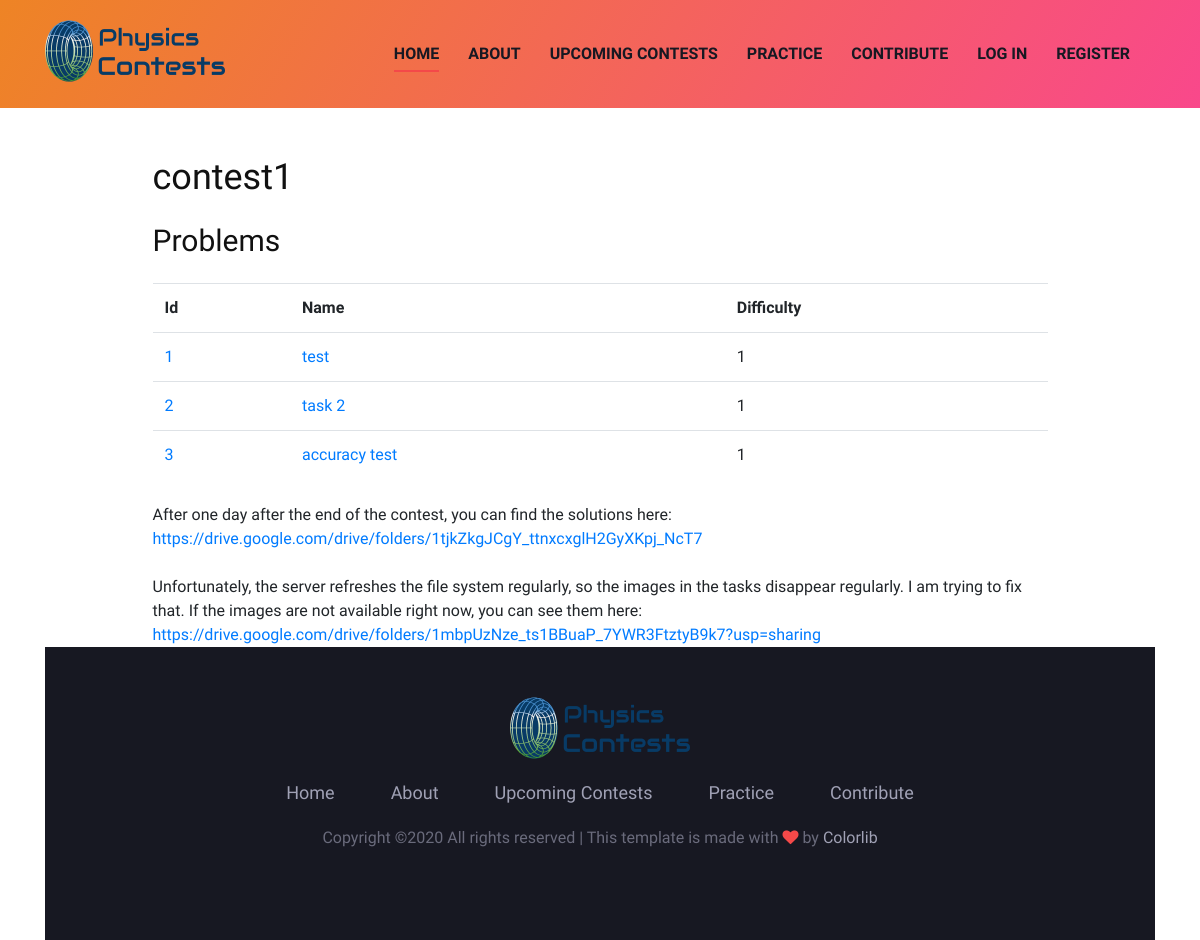
Page /contests/5 on the committed database.
### physicscontests/models.py (models this page shows, shortened)
class Contest(db.Model):
	id = db.Column(db.Integer,primary_key=True)
	name = db.Column(db.String(40), unique=True, nullable=False, default=f"Physicscontest #{id}")
	description = db.Column(db.Text)
	start = db.Column(db.DateTime, nullable=False)
	end = db.Column(db.DateTime, nullable=False)
	tasks = db.relationship('Task', backref='contest')
	creator_id = db.Column(db.Integer, db.ForeignKey('user.id'))

class Task(db.Model):
	visible = db.Column(db.Boolean,nullable=False,default=False)
	id = db.Column(db.Integer, primary_key=True)
	title = db.Column(db.String(200), unique=True, nullable=False)
	story = db.Column(db.Text, nullable=False)
	image_file = db.Column(db.String(200))
	task = db.Column(db.Text, nullable=False)
	solution = db.Column(db.Numeric, nullable=False)
	writeup = db.Column(db.Text, default="See the attached document for an explanation.")
	writeup2 = db.Column(db.String(400))
	difficulty = db.Column(db.Integer, nullable=False)
	author_id = db.Column(db.Integer, db.ForeignKey('user.id'))
	contest_id = db.Column(db.Integer, db.ForeignKey('contest.id'))
	solved_by_users = db.relationship("Solved_by", back_populates="solved")

### physicscontests/routes.py (the view)
@app.route("/contests/<int:contestID>")
def view_contest(contestID):
	contest = Contest.query.filter_by(id=contestID).first()
	admin = User.query.filter_by(id=1).first()
	has_rights = (current_user == contest.creator or current_user == admin)
	if contest.end < datetime.utcnow() or has_rights:
		return render_template("view_contest.html", contest=contest)
	elif not current_user.is_authenticated:
		flash(f"Log in to participate in the contest!", "success")
		return redirect(url_for("login"))
	elif current_user not in contest.participants:
		return redirect(url_for("register_contest", contestID=contestID))
	elif contest.start > datetime.utcnow():
		flash("The contest has not started yet. You can access this page when the contest has started.")
		return redirect(url_for("home"))
	else:
		return render_template("view_contest.html", contest=contest)

### physicscontests/__init__.py (called while the page is built)
def get_important_announcements():#should only be triggered once if there is something important
	announcements = []
	return announcements

def get_running_contests():
	contests_running = Contest.query.filter(Contest.start <= datetime.utcnow()).filter(Contest.end > datetime.utcnow()).all()
	return contests_running

def get_finished_contests():
	contests_finished = Contest.query.filter(Contest.end <= datetime.utcnow()).filter(Contest.end > datetime.utcnow() - timedelta(hours=1)).all()
	return contests_finished

### physicscontests/templates/view_contest.html
{% extends 'base.html' %}
{% block body %}
<div class="container mt-5 mb-5">
	<div class="col-lg-10 center-form">
		<h2 class="mb-4">{{ contest.name }}</h2>
		<h3 class="mb-4">Problems</h3>
		<table class="table mb-4">
			<tr>
				<th scope="col">Id</th>
				<th scope="col">Name</th>
				<th scope="col">Difficulty</th>
			</tr>
			{% for task in contest.tasks %}
				<tr>
					<td><a href="{{ url_for('exercises') }}/{{ task.id }}">{{ task.id }}</a></td>
					<td><a href="{{ url_for('exercises') }}/{{ task.id }}">{{ task.title }}</a></td>
					<td>{{ task.difficulty }}</td>
				</tr>
			{% endfor %}
		</table>
		<div>After one day after the end of the contest, you can find the solutions here: <a href="https://drive.google.com/drive/folders/1tjkZkgJCgY_ttnxcxglH2GyXKpj_NcT7">https://drive.google.com/drive/folders/1tjkZkgJCgY_ttnxcxglH2GyXKpj_NcT7</a></div>
		<div class="mt-4">
			Unfortunately, the server refreshes the file system regularly, so the images in the tasks disappear regularly. I am trying to fix that.
			If the images are not available right now, you can see them here: <a href="https://drive.google.com/drive/folders/1mbpUzNze_ts1BBuaP_7YWR3FtztyB9k7?usp=sharing">https://drive.google.com/drive/folders/1mbpUzNze_ts1BBuaP_7YWR3FtztyB9k7?usp=sharing</a>
	</div>
</div>
{% endblock %}

### physicscontests/static/css/style.css (style rules this page uses)
.center-form { margin-left: auto; margin-right: auto; }
html, body { height:100%; margin:0; }
body { display:flex; flex-direction:column; }
html, body { height: 100%; font-family: "Work Sans", sans-serif; -webkit-font-smoothing: antialiased; font-smoothing: antialiased; }
h1, h2, h3, h4, h5, h6 { margin: 0; color: #111111; font-weight: 400; font-family: "Work Sans", sans-serif; }
h2 { font-size: 36px; }
h3 { font-size: 30px; }

### rows in the picture
Contest: name "contest1"
Task: id "1", title "test", difficulty "1"
Task: id "2", title "task 2", difficulty "1"
Task: id "3", title "accuracy test", difficulty "1"
